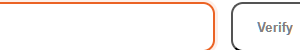
#> input picture captcha bot detection/captcha_bot/screenshots/screen_2.png, 300 x 50 px, found by its file name
$ python text_search_from_image.py
#> lines starting #> are read from the running program, lines starting #| are printed output that depends on the picture; after the words box and inside, x2 and y2 are one past the last pixel; in counts of white or black regions, pixels touching at a corner belong together
import cv2
import pytesseract
import numpy as np

def extract_white_text(image_path):
    # Load image and convert to HSV
#> called with image_path = 'screenshots\\screen_2.png'
    img = cv2.imread(image_path)
#> img is the input picture: shape (50, 300, 3); mean B, G, R 242.7, 245.1, 250.3
    hsv = cv2.cvtColor(img, cv2.COLOR_BGR2HSV)
#> hsv: shape (50, 300, 3); mean H, S, V 1.6, 9.1, 250.7

    # Create mask for reddish background (adjust these ranges)
    lower_red = np.array([0, 50, 50])
    upper_red = np.array([20, 255, 255])
    mask = cv2.inRange(hsv, lower_red, upper_red)
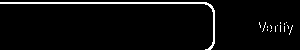
#> mask: shape (50, 300); 4% white in thin lines or dots

    # Invert mask to isolate white text
    text_mask = cv2.bitwise_not(mask)
#> text_mask: shape (50, 300); 96% white; black in thin lines or dots

    # Enhance contrast using CLAHE
    gray = cv2.cvtColor(img, cv2.COLOR_BGR2GRAY)
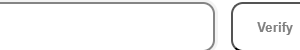
#> gray: shape (50, 300); min 0, max 255, mean 246.4
    clahe = cv2.createCLAHE(clipLimit=3.0, tileGridSize=(8,8))
    enhanced = clahe.apply(gray)

    # Combine masks and preprocessing
    processed = cv2.bitwise_and(enhanced, enhanced, mask=text_mask)
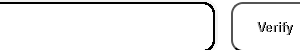
#> processed: shape (50, 300); min 0, max 255, mean 240.9
    _, thresh = cv2.threshold(processed, 200, 255, cv2.THRESH_BINARY)
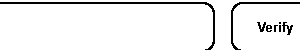
#> thresh: shape (50, 300); 93.8% white; black in thin lines or dots

    # OCR configuration
    custom_config = r'--oem 3 --psm 6 -c tessedit_char_whitelist="ABCDEFGHIJKLMNOPQRSTUVWXYZabcdefghijklmnopqrstuvwxyz0123456789"'
#> (the run stopped early here; a loop or call above may not have finished)
